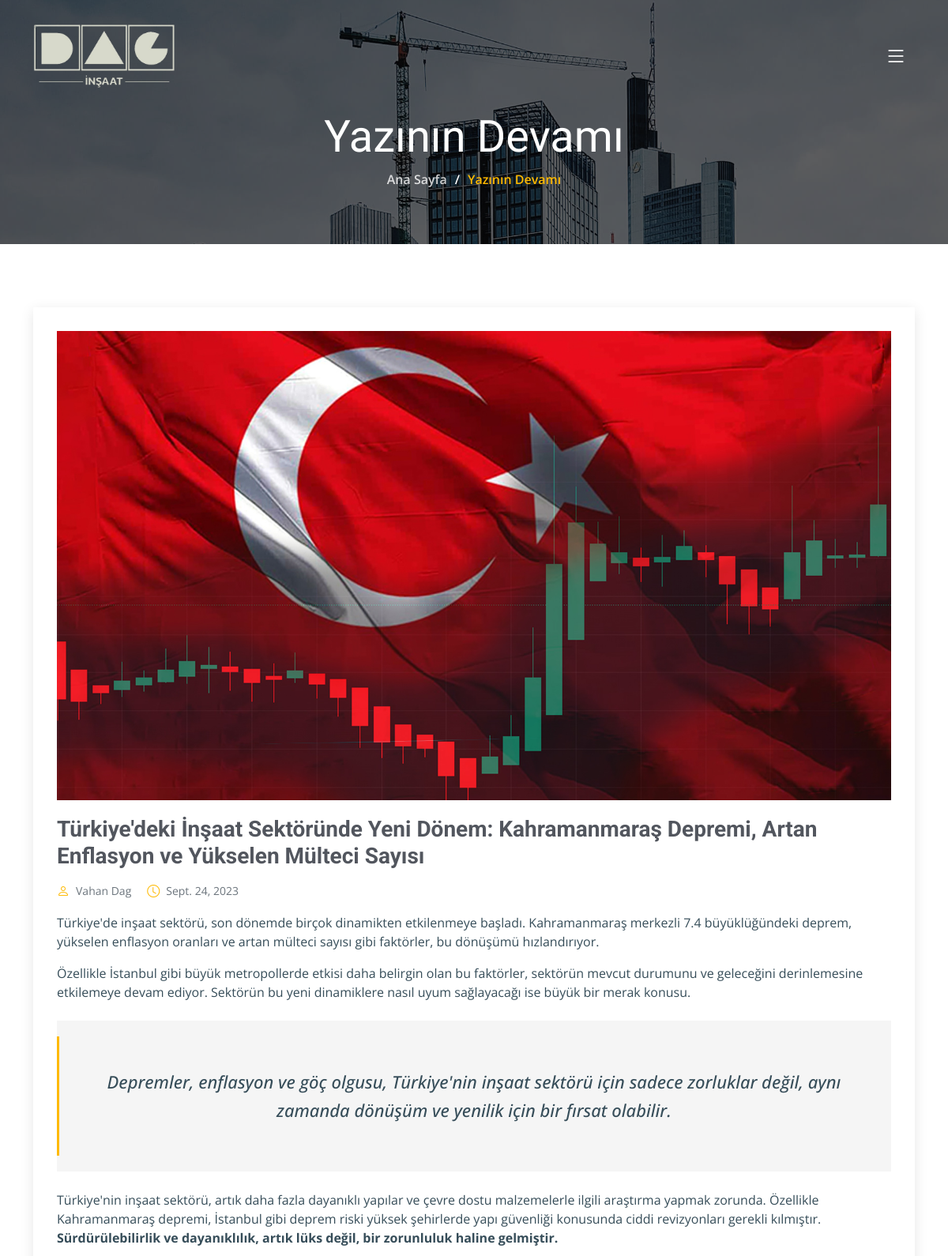
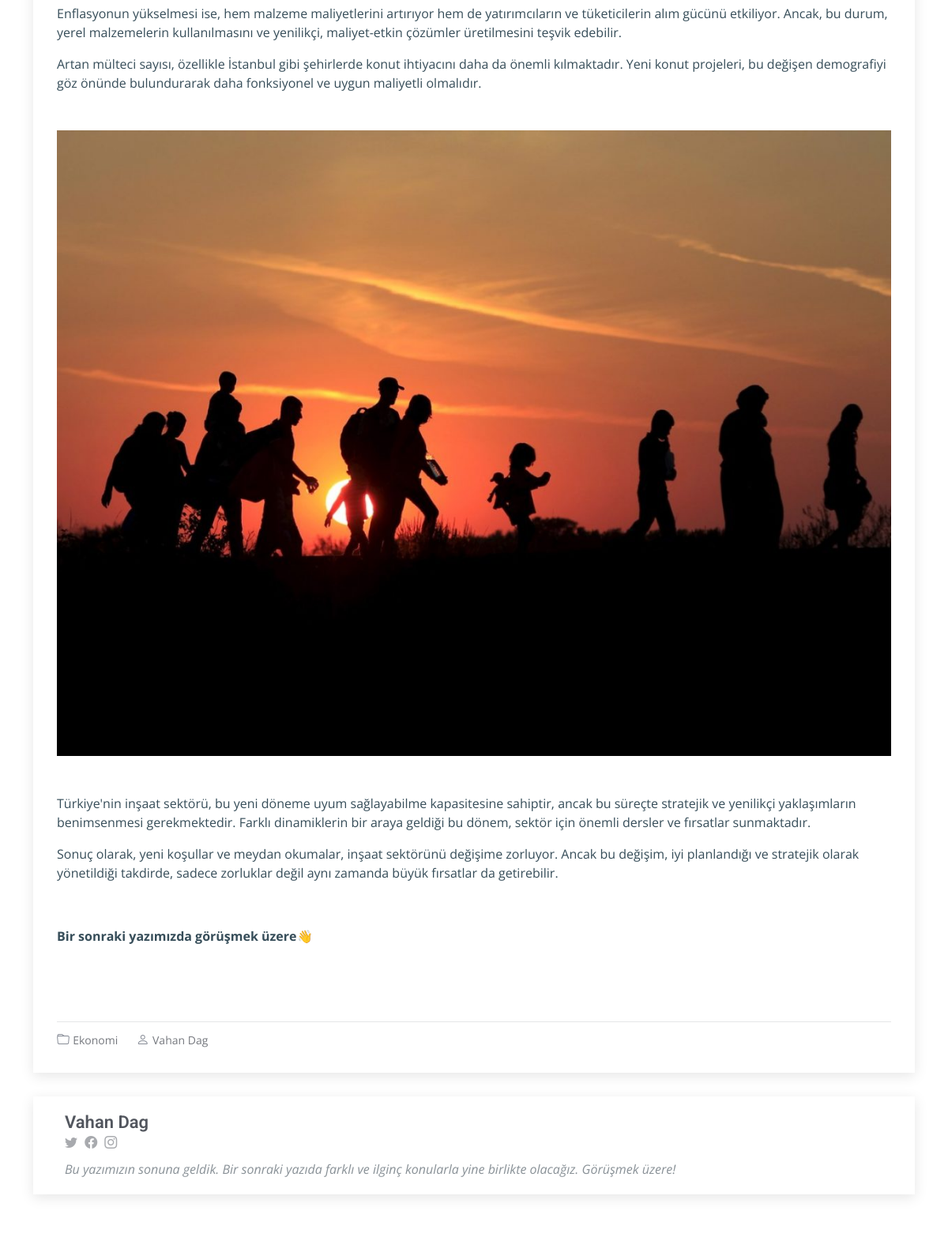
/blog/turkiyedeki-insaat-sektorunde-yeni-donem-kahramanm/ (upper part), run on the app's committed database (2 pictures, top to bottom).
### home/models.py (models this page shows, shortened)
class Blogs(models.Model):
    title = models.CharField(verbose_name="Başlık", max_length=255)
    author = models.CharField(verbose_name="Yazar", max_length=30)
    title_image = models.ImageField(upload_to='static/img/blog/',verbose_name="Resim")
    published_date = models.DateField(verbose_name="Tarih")
    first_place = HTMLField(verbose_name="Giriş yazısı")
    quote = models.CharField(verbose_name="Vurgulanan Söz", max_length=255)
    second_place = HTMLField(verbose_name="İkinci Bölüm")
    sub_image = models.ImageField(upload_to='static/img/blog/',verbose_name="İkinci Resim")
    finished_place = HTMLField(verbose_name="Kapanış yazısı")
    category = models.ForeignKey(BlogCategories, verbose_name="Kategoriler",on_delete=models.CASCADE)
    slug = models.SlugField(unique=True, blank=True, null=True)

class BlogCategories(models.Model):
    category = models.CharField(verbose_name="Kategori", max_length=50)
    def __str__(self):
        return self.category

### home/views.py (the view)
# urls.py: path('blog/<slug:blog_slug>/', views.blog_detail, name='blog-detail'),
def blog_detail(request, blog_slug):
    blog = get_object_or_404(Blogs, slug=blog_slug)
    return render(request, 'blog_detail.html', {'blog': blog})

### templates/blog_detail.html (shortened to what this page needs)
{% extends 'base.html' %} {% load static %}  {% block content %}
<main id="main">
  <div
    class="breadcrumbs d-flex align-items-center"
    style="background-image: url('/static/img/breadcrumbs-bg.jpg')"
  >
    <div
      class="container position-relative d-flex flex-column align-items-center"
      data-aos="fade"
    >
      <h2>Yazının Devamı</h2>
      <ol>
        <li><a href="/">Ana Sayfa</a></li>
        <li>Yazının Devamı</li>
      </ol>
    </div>
  </div>
  <section id="blog" class="blog">
    <div class="container" data-aos="fade-up" data-aos-delay="100">
      <div class="row g-5">
        <div class="col-lg-12">
          <article class="blog-details">
            <div class="post-img">
              <img
                src="{{ blog.title_image.url }}"
                alt="{{ blog.title }}"
                class="img-fluid center-img"
              />
            </div>
            <h2 class="title">{{ blog.title }}</h2>
            <div class="meta-top">
              <ul>
                <li class="d-flex align-items-center">
                  <i class="bi bi-person"></i>
                  <a href="#">{{ blog.author }}</a>
                </li>
                <li class="d-flex align-items-center">
                  <i class="bi bi-clock"></i>
                  <a href="#"
                    ><time datetime="2020-01-01"
                      >{{ blog.published_date }}</time
                    ></a
                  >
                </li>
              </ul>
            </div>
            <div class="content">
              <p>{{ blog.first_place | safe}}</p>
              <blockquote class="my-4">
                <p>{{blog.quote}}</p>
              </blockquote>
              <p>
               {{ blog.second_place | safe }}
              </p>
              <img
                src="{{ blog.sub_image.url }}"
                class="img-fluid my-5 center-img"
                alt="{{ blog.title }}"
              />
              <p>
                {{ blog.finished_place | safe }}
              </p>
            </div>
            <div class="meta-bottom">
              <i class="bi bi-folder"></i>
              <ul class="cats">
                <li><a href="#">{{blog.category}}</a></li>
              </ul>
              <i class="bi bi-person"></i>
              <ul class="tags">
                <li><a href="#">{{ blog.author }}</a></li>
              </ul>
            </div>
          </article>
          <div class="post-author d-flex align-items-center">
            <div>
              <h4>{{ blog.author }}</h4>
              <div class="social-links">
                <a href="https://twitters.com/#"
                  ><i class="bi bi-twitter"></i
                ></a>
                <a href="https://facebook.com/#"
                  ><i class="bi bi-facebook"></i
                ></a>
                <a href="https://instagram.com/#"
                  ><i class="biu bi-instagram"></i
                ></a>
              </div>
              <p>
                Bu yazımızın sonuna geldik. Bir sonraki yazıda farklı ve ilginç konularla yine birlikte olacağız. Görüşmek üzere!
              </p>
            </div>
          </div>
        </div>
      </div>
    </div>
  </section>
</main>
{% endblock %}

### static/css/main.css (style rules this page uses)
:root { --font-default: "Open Sans", system-ui, -apple-system, "Segoe UI", Roboto, "Helvetica Neue", Arial, "Noto Sans", "Liberation Sans", sans-serif, "Apple Color Emoji", "Segoe UI Emoji", "Segoe UI Symbol", "Noto Color Emoji"; --font-primary: "Roboto", sans-serif; --font-secondary: "Work Sans", sans-serif; }
:root { --color-default: #364d59; --color-primary: #feb900; --color-secondary: #52565e; }
:root { scroll-behavior: smooth; }
body { font-family: var(--font-default); color: var(--color-default); overflow-x: hidden; }
a { color: var(--color-primary); text-decoration: none; }
h1, h2, h3, h4, h5, h6 { font-family: var(--font-primary); }
section { padding: 80px 0; overflow: hidden; }
.breadcrumbs { padding: 140px 0 60px 0; min-height: 30vh; position: relative; background-size: cover; background-position: center; background-repeat: no-repeat; }
.breadcrumbs:before { content: ""; background-color: rgba(0, 0, 0, 0.6); position: absolute; inset: 0; }
.breadcrumbs h2 { font-size: 56px; font-weight: 500; color: #fff; font-family: var(--font-secondary); }
.breadcrumbs ol { display: flex; flex-wrap: wrap; list-style: none; padding: 0 0 10px 0; margin: 0; font-size: 16px; font-weight: 600; color: var(--color-primary); }
.breadcrumbs ol a { color: rgba(255, 255, 255, 0.8); transition: 0.3s; }
.breadcrumbs ol li + li { padding-left: 10px; }
.breadcrumbs ol li + li::before { display: inline-block; padding-right: 10px; color: #fff; content: "/"; }
.blog .blog-details { box-shadow: 0 4px 16px rgba(0, 0, 0, 0.1); padding: 30px; }
.blog .blog-details .post-img { overflow: hidden; }
.blog .blog-details .title { font-size: 28px; font-weight: 700; padding: 0; margin: 20px 0 0 0; color: var(--color-secondary); }
.blog .blog-details .content { margin-top: 20px; }
.blog .blog-details .content blockquote { overflow: hidden; background-color: rgba(82, 86, 94, 0.06); padding: 60px; position: relative; text-align: center; margin: 20px 0; }
.blog .blog-details .content blockquote p { color: var(--color-default); line-height: 1.6; margin-bottom: 0; font-style: italic; font-weight: 500; font-size: 22px; }
.blog .blog-details .content blockquote:after { content: ""; position: absolute; left: 0; top: 0; bottom: 0; width: 3px; background-color: var(--color-primary); margin-top: 20px; margin-bottom: 20px; }
.blog .blog-details .meta-top { margin-top: 20px; color: #6c757d; }
.blog .blog-details .meta-top ul { display: flex; flex-wrap: wrap; list-style: none; align-items: center; padding: 0; margin: 0; }
.blog .blog-details .meta-top ul li + li { padding-left: 20px; }
.blog .blog-details .meta-top i { font-size: 16px; margin-right: 8px; line-height: 0; color: var(--color-primary); }
.blog .blog-details .meta-top a { color: #6c757d; font-size: 14px; display: inline-block; line-height: 1; transition: 0.3s; }
.blog .blog-details .meta-bottom { padding-top: 10px; border-top: 1px solid rgba(82, 86, 94, 0.15); }
.blog .blog-details .meta-bottom i { color: #838893; display: inline; }
.blog .blog-details .meta-bottom a { color: rgba(82, 86, 94, 0.8); transition: 0.3s; }
.blog .blog-details .meta-bottom .cats { list-style: none; display: inline; padding: 0 20px 0 0; font-size: 14px; }
.blog .blog-details .meta-bottom .cats li { display: inline-block; }
.blog .blog-details .meta-bottom .tags { list-style: none; display: inline; padding: 0; font-size: 14px; }
.blog .blog-details .meta-bottom .tags li { display: inline-block; }
.blog .post-author { padding: 20px; margin-top: 30px; box-shadow: 0 4px 16px rgba(0, 0, 0, 0.1); }
.blog .post-author h4 { font-weight: 600; font-size: 22px; margin-bottom: 0px; padding: 0; color: var(--color-secondary); }
.blog .post-author .social-links { margin: 0 10px 10px 0; }
.blog .post-author .social-links a { color: rgba(82, 86, 94, 0.5); margin-right: 5px; }
.blog .post-author p { font-style: italic; color: rgba(108, 117, 125, 0.8); margin-bottom: 0; }
.center-img { display: block; margin: auto; }

### data on the page
Blogs: title_image (picture), title "Türkiye'deki İnşaat Sektöründe Yeni Dönem: Kahramanmaraş Depremi, Artan Enflasyon ve Yükselen Mülteci Sayısı", author "Vahan Dag", published_date "Sept. 24, 2023", first_place "Türkiye'de inşaat sektörü, son dönemde birçok dinamikten etkilenmeye başladı. Kahramanmaraş merkezli 7.4 büyüklüğündeki deprem, yükselen enflasyon oranları ve artan mülteci sayısı gibi faktörler, bu dönüşümü hızlandırıyor. Özellikle İstanbul gibi büyük metropollerde etkisi daha belirgin olan bu faktörler, sektörün mevcut durumunu ve geleceğini derinlemesine etkilemeye devam ediyor. Sektörün bu yeni dinamiklere nasıl uyum sağlayacağı ise büyük bir merak konusu.", quote "Depremler, enflasyon ve göç olgusu, Türkiye'nin inşaat sektörü için sadece zorluklar değil, aynı zamanda dönüşüm ve yenilik için bir fırsat olabilir.", second_place "Türkiye'nin inşaat sektörü, artık daha fazla dayanıklı yapılar ve çevre dostu malzemelerle ilgili araştırma yapmak zorunda. Özellikle Kahramanmaraş depremi, İstanbul gibi deprem riski yüksek şehirlerde yapı güvenliği konusunda ciddi revizyonları gerekli kılmıştır. Sürdürülebilirlik ve dayanıklılık, artık lüks değil, bir zorunluluk haline gelmiştir. Enflasyonun yükselmesi ise, hem malzeme maliyetlerini artırıyor hem de yatırımcıların ve tüketicilerin alım gücünü etkiliyor. Ancak, bu durum, yerel malzemelerin kullanılmasını ve yenilikçi, maliyet-etkin çözümler üretilmesini teşvik edebilir. Artan mülteci sayısı, özellikle İstanbul gibi şehirlerde konut ihtiyacını daha da önemli kılmaktadır.…", sub_image (picture), finished_place "Türkiye'nin inşaat sektörü, bu yeni döneme uyum sağlayabilme kapasitesine sahiptir, ancak bu süreçte stratejik ve yenilikçi yaklaşımların benimsenmesi gerekmektedir. Farklı dinamiklerin bir araya geldiği bu dönem, sektör için önemli dersler ve fırsatlar sunmaktadır. Sonuç olarak, yeni koşullar ve meydan okumalar, inşaat sektörünü değişime zorluyor. Ancak bu değişim, iyi planlandığı ve stratejik olarak yönetildiği takdirde, sadece zorluklar değil aynı zamanda büyük fırsatlar da getirebilir. Bir sonraki yazımızda görüşmek üzere👋", category "Ekonomi"
